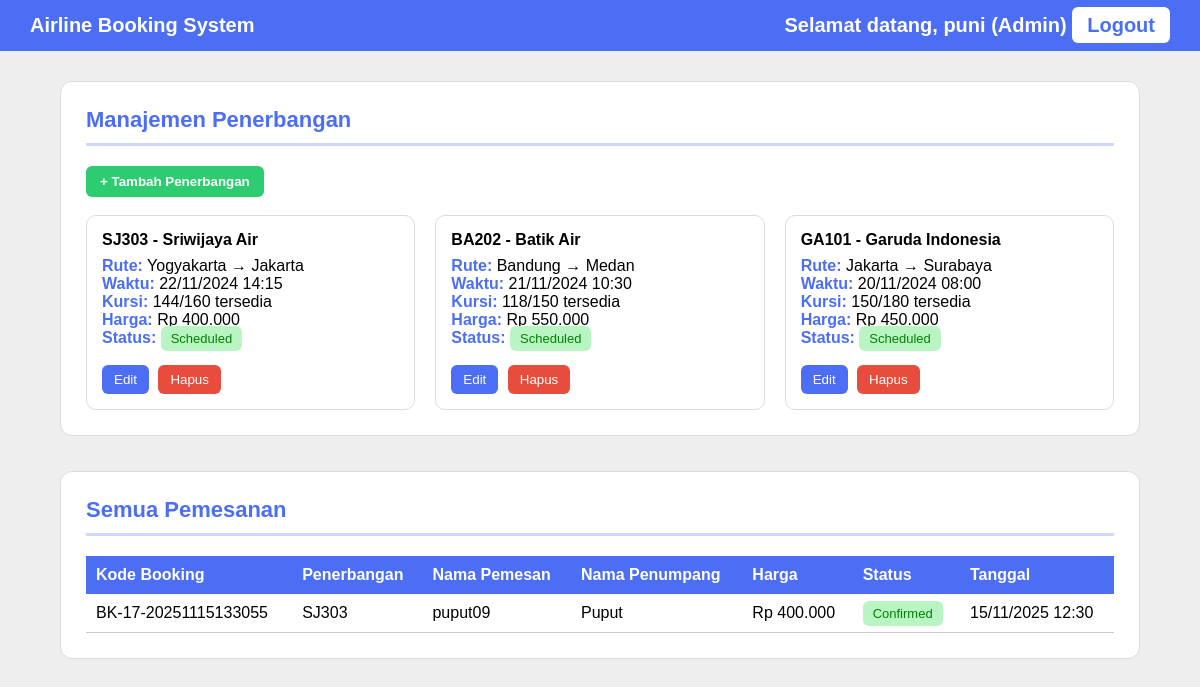
The page /airline/dashboard_admin.php (signed in) on the database its author committed.
### tables this page shows
CREATE TABLE `flights` (
  `id` int(11) NOT NULL,
  `flight_code` varchar(20) DEFAULT NULL,
  `origin` varchar(50) DEFAULT NULL,
  `destination` varchar(50) DEFAULT NULL,
  `depart_datetime` datetime DEFAULT NULL,
  `arrive_datetime` datetime DEFAULT NULL,
  `price` int(11) DEFAULT 0,
  `status` enum('Scheduled','Completed','Cancelled') DEFAULT 'Scheduled',
  `seats_total` int(11) DEFAULT 180,
  `seats_available` int(11) DEFAULT 180,
  `airline` varchar(100) NOT NULL,
  `airline_name` varchar(100) DEFAULT NULL
);

CREATE TABLE `bookings` (
  `id` int(11) NOT NULL,
  `user_id` int(11) NOT NULL,
  `flight_id` int(11) NOT NULL,
  `passenger_name` varchar(100) DEFAULT NULL,
  `passenger_id` varchar(50) DEFAULT NULL,
  `booked_at` timestamp NOT NULL DEFAULT current_timestamp(),
  `nama_penumpang` varchar(100) DEFAULT NULL,
  `idcard` varchar(100) DEFAULT NULL,
  `deleted` tinyint(1) NOT NULL DEFAULT 0,
  `kode_booking` varchar(50) DEFAULT NULL
);

CREATE TABLE `users` (
  `id` int(11) NOT NULL,
  `username` varchar(50) NOT NULL,
  `password` varchar(255) NOT NULL,
  `fullname` varchar(100) DEFAULT NULL,
  `email` varchar(100) DEFAULT NULL,
  `role` enum('admin','user') NOT NULL DEFAULT 'user',
  `created_at` timestamp NOT NULL DEFAULT current_timestamp()
);

### airline/dashboard_admin.php (the view, shortened to what this page needs)
<?php
include "connection.php";
$user = $_SESSION['user'];
?>
<!DOCTYPE html>
<html>
<head>
</head>
<body>
<div class="navbar">
    Airline Booking System
    <div>
        Selamat datang, <?= $user['username'] ?> (Admin)
        <a href="logout.php" class="logout-btn">Logout</a>
    </div>
</div>
<div class="container">
    <div class="section-box">
        <div class="title">Manajemen Penerbangan</div>
        <div class="divider"></div>
        <a href="flights/add.php"><button class="btn-add">+ Tambah Penerbangan</button></a>
        <br><br>
        <div class="flight-flex">
            <?php
            $q = $koneksi->query("SELECT * FROM flights ORDER BY id ASC");
            while($f = $q->fetch_assoc()):
            ?>
            <div class="flight-card">
                <div class="flight-title"><?= $f['flight_code'] ?> - <?= $f['airline_name'] ?></div>
                <div><span class="blue-text">Rute:</span> <?= $f['origin'] ?> → <?= $f['destination'] ?></div>
                <div><span class="blue-text">Waktu:</span> <?= date('d/m/Y H:i', strtotime($f['depart_datetime'])) ?></div>
                <div><span class="blue-text">Kursi:</span> <?= $f['seats_available'] ?>/<?= $f['seats_total'] ?> tersedia</div>
                <div><span class="blue-text">Harga:</span> Rp <?= number_format($f['price'], 0, ',', '.') ?></div>
                <div><span class="blue-text">Status:</span> <span class="status">Scheduled</span></div>
                <br>
                <a href="flights/edit.php?id=<?= $f['id'] ?>"><button class="btn-edit">Edit</button></a>
                <a href="flights/delete.php?id=<?= $f['id'] ?>" onclick="return confirm('Hapus penerbangan ini?')">
                    <button class="btn-delete">Hapus</button>
                </a>
            </div>
            <?php endwhile; ?>
        </div>
    </div>
    <div class="section-box">
        <div class="title">Semua Pemesanan</div>
        <div class="divider"></div>
        <table>
            <tr>
                <th>Kode Booking</th>
                <th>Penerbangan</th>
                <th>Nama Pemesan</th>
                <th>Nama Penumpang</th>
                <th>Harga</th>
                <th>Status</th>
                <th>Tanggal</th>
            </tr>
            <?php
            $book = $koneksi->query("
                SELECT b.*, u.username, f.flight_code, f.price
                FROM bookings b
                JOIN users u ON u.id = b.user_id
                JOIN flights f ON f.id = b.flight_id
                ORDER BY b.id DESC
            ");
            while ($b = $book->fetch_assoc()):
            ?>
            <tr>
                <td><?= $b['kode_booking'] ?></td>
                <td><?= $b['flight_code'] ?></td>
                <td><?= $b['username'] ?></td>
                <td><?= $b['nama_penumpang'] ?></td>
                <td>Rp <?= number_format($b['price'], 0, ',', '.') ?></td>
                <td><span class="status">Confirmed</span></td>
                <td><?= date('d/m/Y H:i', strtotime($b['booked_at'])) ?></td>
            </tr>
            <?php endwhile; ?>
        </table>
    </div>
</div>
</body>
</html>

### airline/dashboard_admin.php (style rules this page uses)
body { margin:0; font-family:Arial; background:#eeeeee; }
.navbar { background:#4b6ef5; padding:14px 30px; color:white; font-size:20px; display:flex; justify-content:space-between; align-items:center; font-weight:bold; }
.logout-btn { background:white; padding:7px 15px; border-radius:6px; color:#4b6ef5; font-weight:bold; text-decoration:none; }
.container { width:90%; max-width:1250px; margin:30px auto; }
.section-box { background:white; padding:25px; border-radius:12px; border:1px solid #dcdcdc; margin-bottom:35px; }
.title { font-size:22px; font-weight:bold; color:#4b6ef5; margin-bottom:10px; }
.divider { width:100%; height:3px; background:#d0d7ff; margin-bottom:20px; }
.flight-flex { display:flex; gap:20px; justify-content:space-between; }
.flight-card { background:white; border:1px solid #dcdcdc; border-radius:10px; padding:15px; flex:1; }
.flight-title { font-weight:bold; margin-bottom:8px; }
.blue-text { color:#4b6ef5; font-weight:bold; }
.btn-edit { background:#4b6ef5; border:none; padding:7px 12px; color:white; border-radius:6px; cursor:pointer; }
.btn-delete { background:#e74c3c; border:none; padding:7px 12px; color:white; border-radius:6px; cursor:pointer; margin-left:5px; }
.btn-add { background:#2ecc71; padding:8px 14px; border-radius:6px; color:white; border:none; cursor:pointer; font-weight:bold; }
table { width:100%; border-collapse:collapse; }
th { background:#4b6ef5; color:white; padding:10px; text-align:left; }
td { padding:10px; background:white; border-bottom:1px solid #ccc; }
.status { background:#b8f5c2; color:green; padding:5px 10px; border-radius:6px; font-size:13px; }

### rows shown on the page
flights: flight_code "SJ303", airline_name "Sriwijaya Air", origin "Yogyakarta", destination "Jakarta", depart_datetime "22/11/2024 14:15", seats_available "144", seats_total "160", price "400.000"
flights: flight_code "BA202", airline_name "Batik Air", origin "Bandung", destination "Medan", depart_datetime "21/11/2024 10:30", seats_available "118", seats_total "150", price "550.000"
flights: flight_code "GA101", airline_name "Garuda Indonesia", origin "Jakarta", destination "Surabaya", depart_datetime "20/11/2024 08:00", seats_available "150", seats_total "180", price "450.000"
bookings: kode_booking "BK-17-20251115133055", flight.flight_code "SJ303", user.username "puput09", nama_penumpang "Puput", flight.price "400.000", booked_at "15/11/2025 12:30"

### other values the page prints
$user['username'] "puni"
